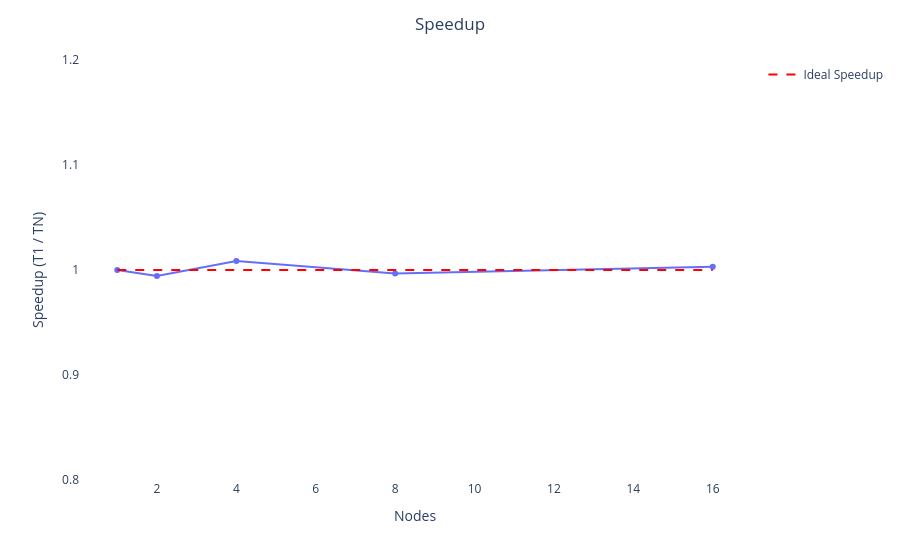

The code cell stored with this chart in its notebook:
### Markdown cell above
## Total Execution Time
- The execution time is almost entirely made by **computation time** confirming the workload is **compute-bound**

### Code cell
p_speedup_weak = px.line(df_weak, x='nodes', y=df_weak['execution_time'].iloc[0] / df_weak['execution_time'], markers=True,
                         hover_data={'tasks', 'x_size', 'y_size'})
p_speedup_weak.update_layout(desired_layout)
p_speedup_weak.update_layout(title=dict(text='Speedup', x=0.5))
p_speedup_weak.update_layout(xaxis_title='Nodes', yaxis_title='Speedup (T1 / TN)')
p_speedup_weak.update_layout(
    xaxis=common_xaxis_thread,
    yaxis=dict(tickmode='linear', dtick=0.1, range=[0.8, 1.2])
    #yaxis=dict(autorange=True) #dict(tickmode='linear', tick0=0, dtick=20, range=[0, df_weak['execution_time'].max() * 1.1])
    #yaxis=dict(tickmode='linear', tick0=10, dtick=10, range=[0, 100])
)
# Add ideal speedup line
ideal_speedup = [1] * len(df_weak['nodes']) # Crea una lista di 1 con la stessa lunghezza di df_weak['threads']
p_speedup_weak.add_scatter(x=df_weak['nodes'], y=ideal_speedup, mode='lines', name='Ideal Speedup', line=dict(dash='dash', color='red'))
p_speedup_weak.show()

### Figure 1 — Plotly figure (JSON) as saved in the notebook; plotly's stock layout.template omitted (floating-point values rounded to 4 significant figures)
{"data": [{"customdata": [[8, 15000, 15000], [16, 30000, 15000], [32, 30000, 30000], [64, 60000, 30000], [128, 60000, 60000]], "hovertemplate": "nodes=%{x}<br>y=%{y}<br>tasks=%{customdata[0]}<br>x_size=%{customdata[1]}<br>y_size=%{customdata[2]}<extra></extra>", "legendgroup": "", "line": {"color": "#636efa", "dash": "solid"}, "marker": {"symbol": "circle"}, "mode": "lines+markers", "name": "", "orientation": "v", "showlegend": false, "type": "scatter", "x": [1, 2, 4, 8, 16], "xaxis": "x", "y": [1.0, 0.9943, 1.009, 0.9967, 1.003], "yaxis": "y"}, {"line": {"color": "red", "dash": "dash"}, "mode": "lines", "name": "Ideal Speedup", "type": "scatter", "x": [1, 2, 4, 8, 16], "y": [1, 1, 1, 1, 1]}], "layout": {"legend": {"tracegroupgap": 0}, "margin": {"t": 60}, "plot_bgcolor": "white", "title": {"text": "Speedup", "x": 0.5}, "xaxis": {"anchor": "y", "autorange": true, "domain": [0, 1], "title": {"text": "Nodes"}}, "yaxis": {"anchor": "x", "domain": [0, 1], "dtick": 0.1, "range": [0.8, 1.2], "tick0": 0, "tickmode": "linear", "title": {"text": "Speedup (T1 / TN)"}}}}
